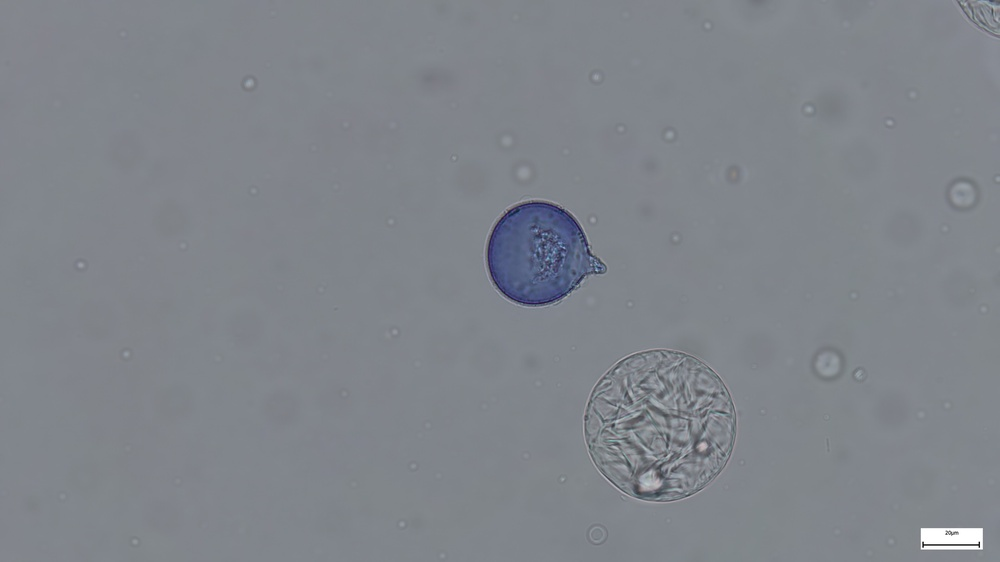
#> input picture pollen_picture_folder/Snap_2025-03-24_azumi_2_250.jpg, 1000 x 562 px, shrunk from 3840 x 2160 before the run
$ python -i 03_estimate_center_cxcy_IFAR_v3.py   (imports and definitions only)
#> lines starting #> are read from the running program, lines starting #| are printed output that depends on the picture; after the words box and inside, x2 and y2 are one past the last pixel; in counts of white or black regions, pixels touching at a corner belong together
#!/usr/bin/env python3
"""
03_estimate_center_cxcy_IFAR_v3.py

Purpose
-------
Estimate pollen center coordinates (cx, cy) and internal intensity-offset metrics from 512x512 crops.

This script is designed to follow:
  02_crop512centered_IFAR_v2.py  -> produces 'saved_filename' and (optionally) 'crop_status'

and to precede:
  04_make_features10_IFAR.py     -> consumes cx, cy (and other columns) for feature engineering.

Key robustness improvements (DOI-friendly)
------------------------------------------
- No hard-coded paths: fully CLI-driven.
- Never misaligns rows: writes results per-row; keeps original row order.
- Can skip non-ok rows if 'crop_status' exists (default).
- Adds 'center_status' describing per-row outcomes.
- Optional debug overlays saved to disk (no GUI / no plt.show).

Outputs
-------
A CSV identical to the input plus these columns:
  cx, cy, gx, gy, dist, offset_ratio, center_status

Notes
-----
- (cx, cy) is obtained from the maximum contour (minEnclosingCircle).
- (gx, gy) is the centroid of pixels above a percentile threshold, limited to a radius fraction.

"""

from __future__ import annotations

import argparse
import logging
import os
from pathlib import Path
from typing import Optional, Tuple

import cv2
import numpy as np
import pandas as pd
from tqdm import tqdm


# [7 lines left out: function setup_logger, not called in this run]


def estimate_center_and_offset(
    img_gray: np.ndarray,
    blur: bool = True,
    high_percentile: float = 80.0,
    max_radius_fraction: float = 0.8,
) -> Tuple[Optional[Tuple[int, int, float, float, float, float]], str]:
    """
    Returns:
        (cx, cy, gx, gy, dist, offset_ratio), status
    """
#> called with blur = True, high_percentile = 80, max_radius_fraction = 0.8
    if img_gray is None:
        return None, "read_failed"

    if blur:
        img_gray = cv2.GaussianBlur(img_gray, (3, 3), 0)

    # Extract contours through binarization
    try:
        _, thresh = cv2.threshold(
            img_gray, 0, 255, cv2.THRESH_BINARY_INV + cv2.THRESH_OTSU
        )
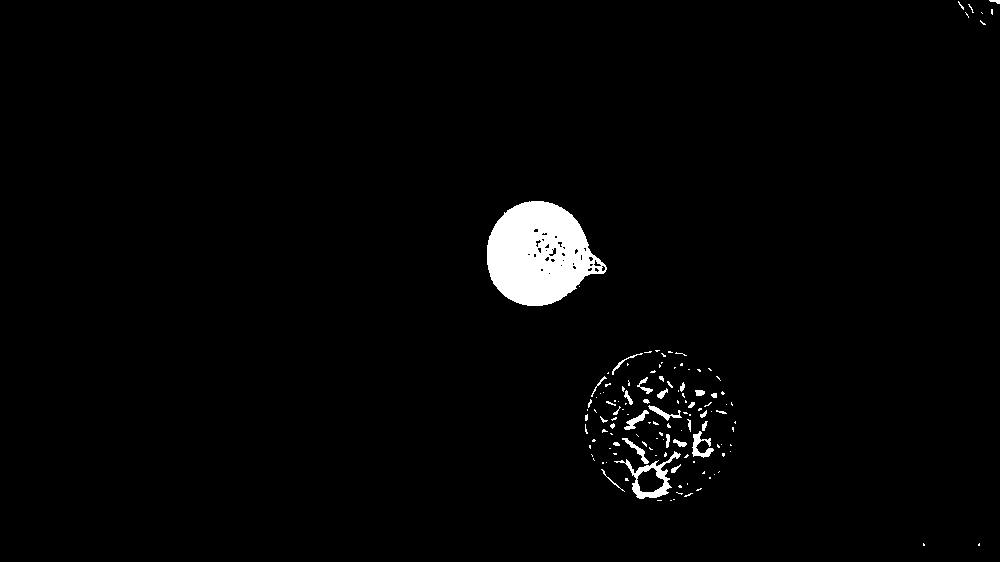
#> thresh: shape (562, 1000); 2.1% white; 130 white regions (100 under 20 px)
        contours, _hier = cv2.findContours(
            thresh, cv2.RETR_EXTERNAL, cv2.CHAIN_APPROX_SIMPLE
        )
#> contours = 130 contours, 113 with area under 20; largest, box (x1, y1, x2, y2) and area: (487, 201, 607, 306) 8623, (614, 451, 681, 499) 1064, (692, 431, 714, 458) 197, (624, 410, 649, 430) 126, (622, 438, 649, 464) 115
    except Exception:
        return None, "threshold_or_contours_failed"

    if not contours:
        return None, "no_contour"

    cnt = max(contours, key=cv2.contourArea)
#> cnt = contour of 169 points, box (x1, y1, x2, y2) (487, 201, 607, 306), area 8623
    (cx, cy), r = cv2.minEnclosingCircle(cnt)
#> cx = 546.8; cy = 254.9; r = 60.83
    cx_i, cy_i, r_i = int(cx), int(cy), int(r)
#> cx_i = 546; cy_i = 254; r_i = 60

    if r_i <= 0:
        return None, "bad_radius"

    # "High" intensity threshold (top 20%)
    t_high = np.percentile(img_gray, high_percentile)
#> t_high = 133
    mask = img_gray > t_high
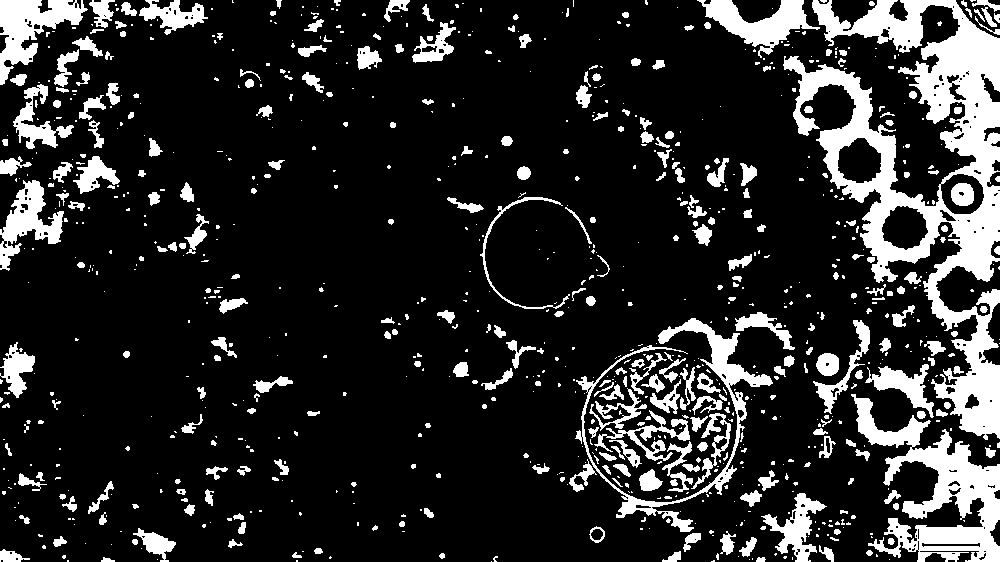
#> mask: shape (562, 1000) bool; 16.5% white; 903 white regions (585 under 20 px), largest, box (x1, y1, x2, y2) and area: (783, 0, 1000, 440) 29321, (851, 394, 1000, 562) 9348, (575, 318, 773, 532) 4457
    coords = np.column_stack(np.where(mask))  # (row=y, col=x)
#> coords = 92628 pairs, first value 0 to 561, second value 0 to 999

    if coords.size == 0:
        # Still return contour-based center; intensity-based offset cannot be computed
        return (cx_i, cy_i, float("nan"), float("nan"), float("nan"), float("nan")), "ok_partial_no_pixels_over_threshold"

    # Limit to max_radius_fraction * r from the pollen center
    distances = np.linalg.norm(coords - np.array([cy_i, cx_i]), axis=1)  # y,x order
    coords_filtered = coords[distances <= (max_radius_fraction * r_i)]
#> coords_filtered = 131 pairs, first value 215 to 298, second value 536 to 593

    if len(coords_filtered) == 0:
        # Still return contour-based center; intensity-based offset cannot be computed
        return (cx_i, cy_i, float("nan"), float("nan"), float("nan"), float("nan")), "ok_partial_no_pixels_in_radius"

    gy, gx = coords_filtered.mean(axis=0)  # y, x
#> gy = 250; gx = 580.2
    dist = float(np.linalg.norm([gx - cx_i, gy - cy_i]))
#> dist = 34.44
    offset_ratio = float(dist / r_i)
#> offset_ratio = 0.574

    return (cx_i, cy_i, float(gx), float(gy), dist, offset_ratio), "ok"


# [123 lines left out: functions save_debug_overlay, main, not called in this run]


# [2 lines not run here, left out]

>>> import cv2
>>> picture = cv2.imread('pollen_picture_folder/Snap_2025-03-24_azumi_2_250.jpg', cv2.IMREAD_GRAYSCALE)
>>> result = estimate_center_and_offset(picture)
#> result = ((546, 254, 580.2, 250, 34.44, 0.574), 'ok')

$ run again, on pollen_picture_folder/Snap_2025-03-24_azumi_2_261.jpg
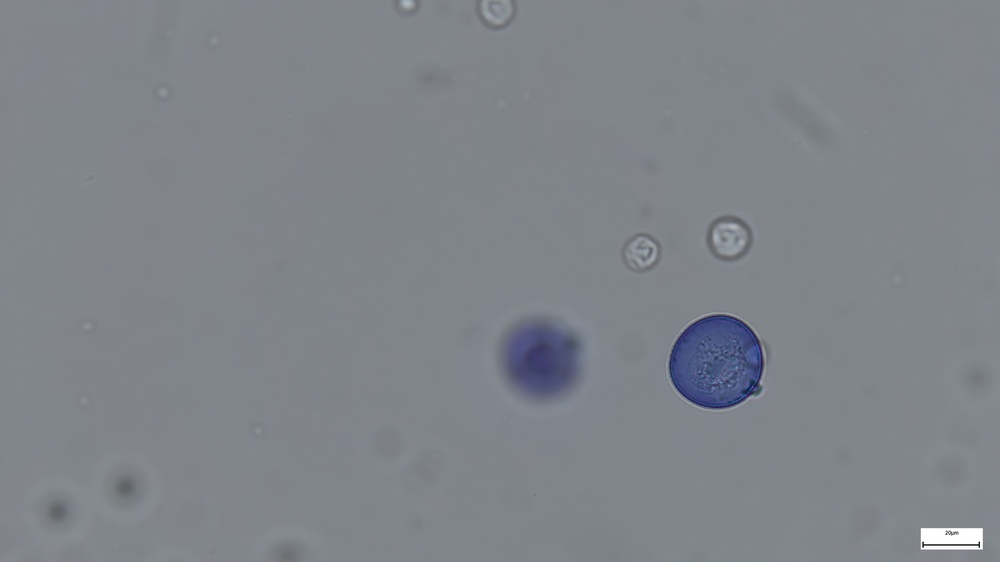
#> input picture pollen_picture_folder/Snap_2025-03-24_azumi_2_261.jpg, 1000 x 562 px, shrunk from 3840 x 2160 before the run
#> in estimate_center_and_offset, `_, thresh = cv2.threshold( img_gray, 0, 255, cv2.THRESH_BINARY_INV + c..`:
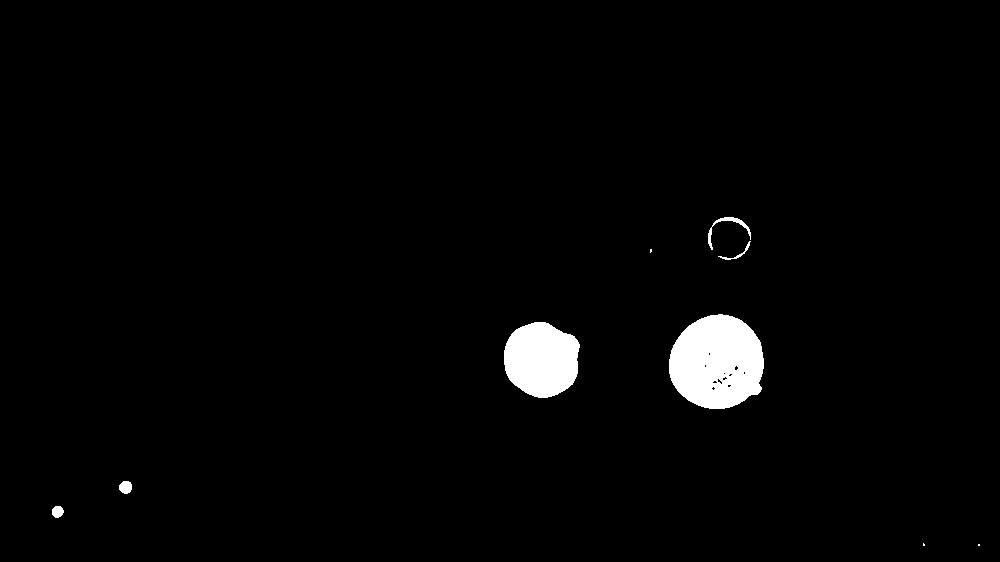
#> thresh: shape (562, 1000); 2.2% white; 9 white regions (3 under 20 px)
#> contours = 9 contours, 3 with area under 20; largest, box (x1, y1, x2, y2) and area: (669, 314, 764, 409) 6965, (504, 322, 580, 398) 4398, (708, 217, 751, 250) 157, (119, 481, 132, 494) 116, (52, 506, 64, 518) 96, (718, 241, 751, 260) 46
#> cnt = contour of 134 points, box (x1, y1, x2, y2) (669, 314, 764, 409), area 6965
#> cx = 718.1; cy = 363.8; r = 49.95
#> cx_i = 718; cy_i = 363; r_i = 49
#> t_high = 133
#> in estimate_center_and_offset, `mask = img_gray > t_high`:
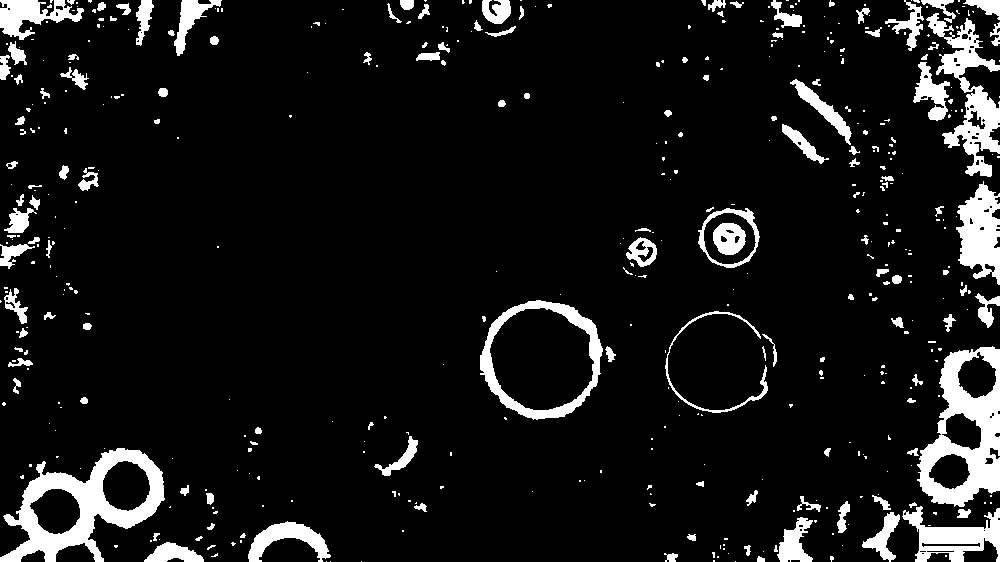
#> mask: shape (562, 1000) bool; 9% white; 463 white regions (324 under 20 px), largest, box (x1, y1, x2, y2) and area: (0, 448, 165, 562) 6947, (917, 346, 1000, 507) 6498, (926, 13, 1000, 177) 4139
#> coords = 50420 pairs, first value 0 to 561, second value 0 to 999
#> coords_filtered = empty array
#> result = ((718, 363, nan, nan, nan, nan), 'ok_partial_no_pixels_in_radius')
